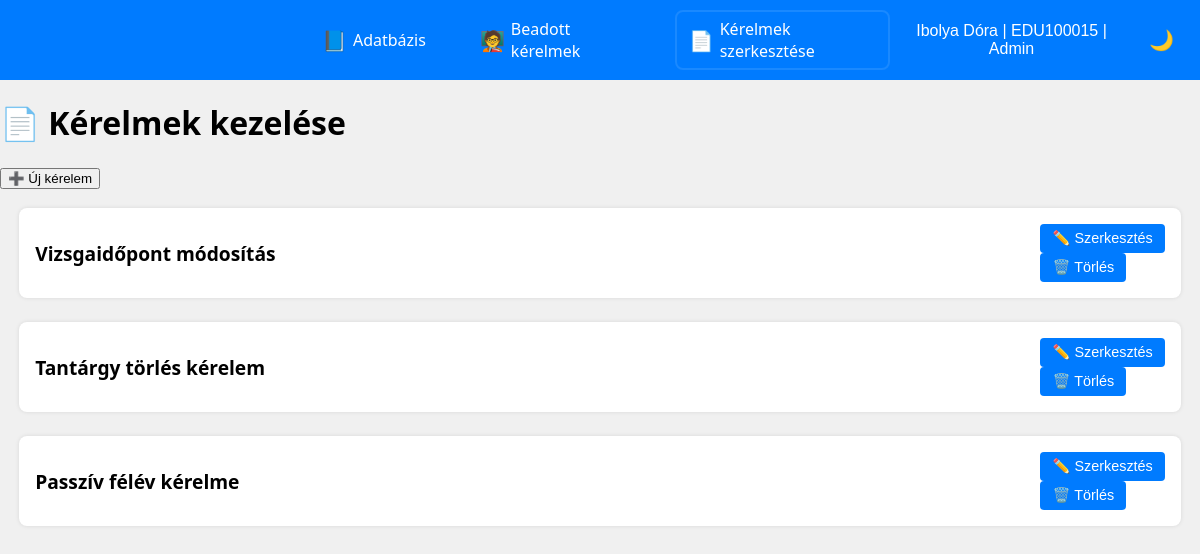
The page /admin/request.php (signed in) on the database as committed earlier.
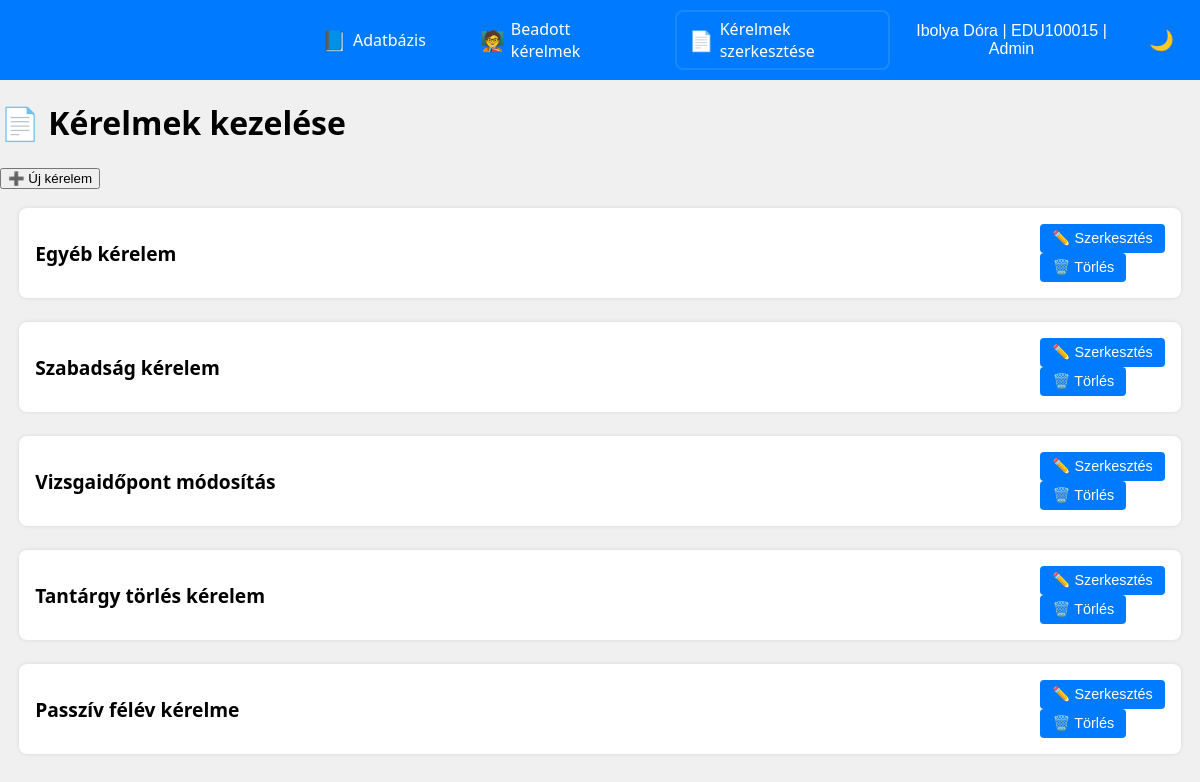
The same page on the database as committed later.
### tables this page shows
CREATE TABLE users (
    id INT AUTO_INCREMENT PRIMARY KEY,
    name VARCHAR(100) NOT NULL,
    eduportal_id VARCHAR(20) NOT NULL UNIQUE,  
    email VARCHAR(100) NOT NULL,
    phone VARCHAR(20),
    password_hash VARCHAR(255) NOT NULL,  
    postal_code VARCHAR(10),
    city VARCHAR(100),
    address VARCHAR(255),
    birth_date DATE,
    mothers_name VARCHAR(100),
    role ENUM('hallgato', 'tanar', 'admin') NOT NULL DEFAULT 'hallgato',
    course_code VARCHAR(20),
	financing_type ENUM('állami', 'önköltséges') NOT NULL,
    created_at TIMESTAMP DEFAULT CURRENT_TIMESTAMP,
	updated_at TIMESTAMP DEFAULT CURRENT_TIMESTAMP ON UPDATE CURRENT_TIMESTAMP
);

CREATE TABLE request_templates (
    id INT NOT NULL AUTO_INCREMENT PRIMARY KEY,
    title VARCHAR(255) NOT NULL,
    description TEXT,
	to_who TEXT,
    created_at DATETIME DEFAULT CURRENT_TIMESTAMP,
    updated_at DATETIME DEFAULT CURRENT_TIMESTAMP ON UPDATE CURRENT_TIMESTAMP
);

### admin/request.php (the view, shortened to what this page needs)
<?php
$eduportal_id = $_SESSION['eduportal_id'];
global $conn;
$user_sql = "SELECT name FROM users WHERE eduportal_id = ?";
$user_stmt = $conn->prepare($user_sql);
$user_stmt->bind_param("s", $eduportal_id);
$user_stmt->execute();
$user_result = $user_stmt->get_result();
$user = $user_result->fetch_assoc();
$user_name = $user['name'] ?? 'Ismeretlen';
$user_course = "Admin";
$request_sql = "
    SELECT id, title, description, to_who
    FROM request_templates
    ORDER BY id DESC
";
$request_result = $conn->query($request_sql);
$templates = [];
while ($row = $request_result->fetch_assoc()) {
    $templates[] = $row;
}
?>
<!DOCTYPE html>
<html lang="hu">
<head>
    <link rel="stylesheet" href="../CSS/site_style.css">
    <link rel="stylesheet" href="../CSS/request.css">
</head>
<body>
<header>
    <div class="menu">
    </div>
    <nav class="main-nav">
        <a href="database.php"><span class="icon">📘</span> Adatbázis</a>
        <a href="submitted_request.php"><span class="icon">🧑‍🏫</span> Beadott kérelmek</a>
        <a id="active" href="#"><span class="icon">📄</span> Kérelmek szerkesztése</a>
    </nav>
    <div class="user-menu">
        <div class="dropdown">
            <button id="dropdownToggleR" class="dropbtn">
                <?= htmlspecialchars($user_name) ?> |
                <?= htmlspecialchars($eduportal_id) ?> |
                <?= htmlspecialchars($user_course) ?>
            </button>
        </div>
        <div class="theme-switcher">
            <button id="theme-toggle" class="theme-btn">🌙</button>
        </div>
    </div>
</header>
<main class="layout">
    <h1>📄 Kérelmek kezelése</h1>
    <button id="new-request-btn" class="fill-btn">➕ Új kérelem</button>
    <div class="requests-container" id="requests-container">
        <?php if (empty($templates)): ?>
            <p>Nincs létrehozott kérelemsablon.</p>
        <?php else: ?>
            <?php foreach ($templates as $t): ?>
                <div class="request-card" data-template-id="<?= $t['id'] ?>">
                    <div class="card-header">
                        <h2><?= htmlspecialchars($t['title']) ?></h2>
                        <div class="card-actions">
                            <button class="edit-btn">✏️ Szerkesztés</button>
                            <form method="POST" action="../request_post.php" class="inline-form">
                                <button type="submit" name="delete" class="delete-btn">🗑️ Törlés</button>
                            </form>
                        </div>
                    </div>
                </div>
            <?php endforeach; ?>
        <?php endif; ?>
    </div>
</main>
</body>
</html>

### CSS/site_style.css (style rules this page uses)
:root { --background-light: #f0f0f0; --background-dark: #1e1e1e; --text-dark: #000000; --text-light: #ffffff; --primary-color: #007bff; --secondary-color: #ffa500; --dropdown-bg: #ffffff; --dropdown-bg-dark: #333333; --primary-hover: #0056b3; --secondary-hover: #e48a02; }
body { margin: 0; font-family: "Segoe UI", sans-serif; background-color: var(--background-light); color: var(--text-dark); min-height: 100vh; display: flex; flex-direction: column; }
header { display: flex; justify-content: space-between; align-items: center; background-color: var(--primary-color); color: var(--text-light); padding: 10px 20px; width: 100%; box-sizing: border-box; }
.menu, .user-menu { flex: 1; }
.user-menu { display: flex; align-items: center; justify-content: flex-end; gap: 10px; }
.main-nav { display: flex; justify-content: center; gap: 30px; flex: 2; }
.main-nav a { color: var(--text-light); text-decoration: none; font-size: 16px; display: flex; align-items: center; gap: 6px; padding: 8px 12px; transition: background-color 0.3s; }
.main-nav a#active { border: 2px solid rgba(255, 255, 255, 0.1); border-radius: 8px; padding: 6px 12px; }
.dropdown { position: relative; display: inline-block; }
.dropbtn { background-color: transparent; color: var(--text-light); border: none; font-size: 16px; cursor: pointer; padding: 8px 16px; }
.user-menu .dropdown { position: relative; }
.theme-switcher { display: flex; gap: 10px; }
.theme-btn { background: none; border: none; color: var(--text-light); font-size: 20px; cursor: pointer; }
.icon { font-size: 20px; }

### CSS/request.css (style rules this page uses)
.requests-container { display: flex; flex-direction: column; gap: 1.5em; border: none; padding: 1.2rem; }
.request-card { background-color: var(--card-background); padding: 1rem; border-radius: 8px; box-shadow: 0 0 4px rgba(0, 0, 0, 0.1); }
.card-header { display: flex; justify-content: space-between; align-items: center; }
.card-header h2 { margin: 0; font-size: 1.2em; }
.request-card button { background-color: var(--primary-color); color: var(--text-light); border: none; padding: 6px 12px; font-size: 0.9em; border-radius: 4px; cursor: pointer; }

Rows that differ between the two databases and show on the page:
added request_templates: title "Egyéb kérelem"
added request_templates: title "Szabadság kérelem"
